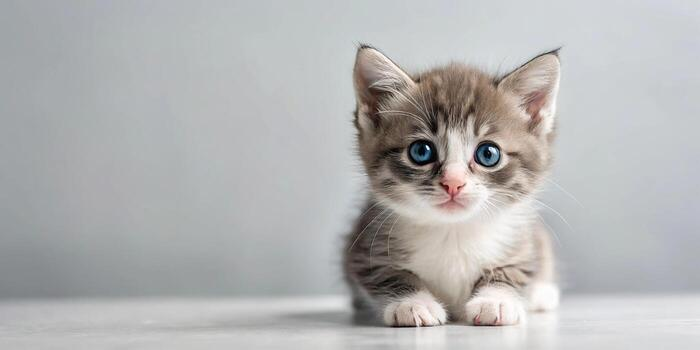
#> input picture 1_OpenCV/4_histograms/cat.jpg, 700 x 350 px
$ python 03_color_histogram.py
#> lines starting #> are read from the running program, lines starting #| are printed output that depends on the picture
import cv2
import matplotlib.pyplot as plt

# Read color image
img = cv2.imread("cat.jpg")
#> img is the input picture: shape (350, 700, 3); mean B, G, R 179.9, 179.9, 180

# Calculate histograms for B, G, R
blue_hist = cv2.calcHist([img], [0], None, [256], [0, 256])
#> blue_hist = 256 values, max 5410 at index 188, min 6 at index 254, mean 957
green_hist = cv2.calcHist([img], [1], None, [256], [0, 256])
#> green_hist = 256 values, max 5294 at index 186, min 10 at index 3, mean 957
red_hist = cv2.calcHist([img], [2], None, [256], [100, 200]) #Intensity = amount/value of red
#> red_hist = 256 values, max 4867 at index 225, min 0 at index 1, mean 666.2

# Display
plt.plot(blue_hist, label="Blue",color="blue")
plt.plot(green_hist, label="Green",color="green")
plt.plot(red_hist, label="Red",color="red")

plt.title("Color Histogram")
plt.xlabel("Pixel Intensity")
plt.ylabel("Number of Pixels")
plt.legend()

plt.show()
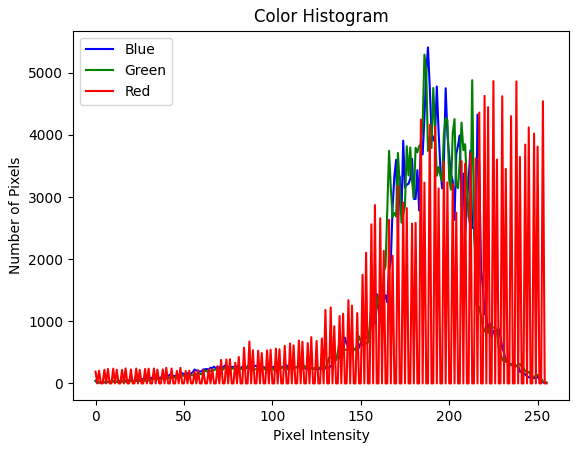
#> figure drawn by matplotlib, 1 panel; curve peaks at x = 188, y = 5410; curve peaks at x = 186, y = 5294; curve peaks at x = 225, y = 4867

# The label= gives a name to each plot, and:

# plt.legend()

# displays those names on the graph.
